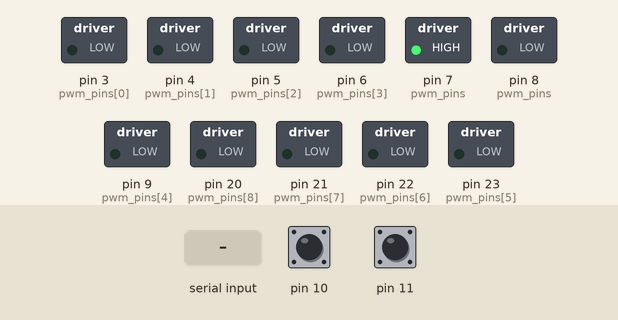
A sketch run on a simulated Arduino Mega 2560, built with avr-gcc and run on an emulated ATmega2560. On the bench: switched loads named in the sketch (green lamp = pin HIGH). The test bench sets the inputs (shaded band); at power-on: pin 10 HIGH, pin 11 HIGH. Pins used as bus, display or sensor lines are not drawn; what the sketch prints to the serial monitor is not drawn.

Above: at 1.2 s.
1.3 s: pin 10 pulled LOW for 0.15 s
4.4 s: pin 10 pulled LOW for 1 s
8.4 s: pin 11 pulled LOW for 0.15 s
11.5 s: byte 30 received over Serial
14.5 s: byte 90 received over Serial
17.5 s: pin 11 pulled LOW for 1 s
Timing chart, 0 to 20.5 s (numbered marks = the images above; inputs shaded):
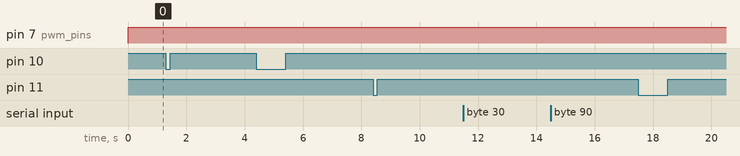

The sketch:

Engine_Control_PCB.ino
```cpp
/*
  A 10101010
  B 01010101
  Engine num - PWM,IN1,IN2
  Engine 1 - 3, QA6, QA7
  Engine 2 - 4, QA4, QA5
  Engine 3 - 5, QA2, QA3
  Engine 4 - 6, 7, 8
  Engine 5 - 9, QA1, QA0
  Engine 6 - 23, QB0, QB1
  Engine 7 - 22, QB3, QB2
  Engine 8 - 21, QB5, QB4
  Engine 9 - 20, QB7, QB6


  Engines 0  1  2  /3  4  5  /6 7  8
  Angle p 17 13 5  /25 33 21 /1 9  29
  order   9  21 33 /5  17 29 /1 13 25
*/

const int latchPin = 1; // (74HC595 pin 12)
const int clockPin = 2; // (74HC595 pin 11)
const int dataPin = 0; //  (74HC595 pin 14)

int step_size = 30, data[] = {0, 0, 0, 0, 0, 0, 0, 0, 0}, data2[9];
byte eng_select = 0, temp_read, pwm_pins[] = {3, 4, 5, 6, 9, 23, 22, 21, 20}, eng_order[9] = {4, 7, 3, 8, 2, 1, 6, 0, 5}; //{7, 5, 4, 2, 0, 8, 6, 1, 3};
bool dir[9], eng_dir[8], eng_spec_dir[9] = {0, 1, 0, 0, 1, 0, 0, 1, 1};

int j = 6;

void setup() {
  Serial.begin(9600);
  for (int i = 0; i < 9; i++) {
    pinMode(pwm_pins[i], OUTPUT);
    //analogWriteFrequency(pwm_pins[i], 18000);
  }
  //analogWriteResolution(12);
  pinMode(latchPin, OUTPUT);
  pinMode(dataPin, OUTPUT);
  pinMode(clockPin, OUTPUT);
  pinMode(7, OUTPUT);
  pinMode(8, OUTPUT);
  pinMode(10, INPUT_PULLUP);
  pinMode(11, INPUT_PULLUP);

}

void loop() {
  manual_control();
  //data[0] = -20;
  //data[6]=-250;
  engine_order_organize();
  Serial.println("-----------");
  for (int i = 0; i < 9; i++) {
    Serial.print(data[i]);
    Serial.print(",");
  }
  Serial.println("");
  for (int i = 0; i < 9; i++) {
    Serial.print(data2[i]);
    Serial.print(",");
  }
  Serial.println("");

  //motor_dir_shiftout(data);
  motor_dir_shiftout(data2);

  delay(20);

  /*
    //data[5]=-30;
    data[6]=-30;
    motor_dir_shiftout(data);
    delay(2000);

    data[5]=0;
    data[6]=0;
    //j++;
    motor_dir_shiftout(data);
    delay(3000);

  */
  /*
    for (int i = 0; i < 9; i++) {
    Serial.print(data[i]);
    Serial.print(",");
    }
    Serial.println("");
    delay(50);
  */
}

void engine_order_organize() {
  for (int i = 0; i < 9; i++) {
    data2[i] = data[eng_order[i]];
  }
}

void motor_dir_shiftout(int shift_data[]) {
  int i;

  //get directions
  for (i = 0; i < 9; i++)
    dir[i] = shift_data[i] >= 0;

  for (int i = 0; i < 9; i++) {
    Serial.print(dir[i]);
    Serial.print(",");
  }
  Serial.println("");

  //xor
  for (i = 0; i < 9; i++)
    dir[i] = !dir[i] != !eng_spec_dir[i];

  //organize by engine order
  eng_dir[0] = dir[4];
  for (i = 1; i < 4; i++)
    eng_dir[i] = dir[3 - i];

  for (i = 4; i < 8; i++)
    eng_dir[i] = dir[i + 1];


  digitalWrite(latchPin, 0);
  //clear everything out just in case to
  //prepare shift register for bit shifting
  digitalWrite(dataPin, 0);
  digitalWrite(clockPin, 0);
  for (i = 7; i >= 0; i--)  {
    send_bit(!eng_dir[i]);
    send_bit(eng_dir[i]);
  }
  //stop shifting

  digitalWrite(clockPin, 0);
  digitalWrite(8, !dir[3]);
  digitalWrite(7, dir[3]);
  digitalWrite(latchPin, 1);

  for (int i = 0; i < 9; i++)
    analogWrite(pwm_pins[i], abs(shift_data[i]));
}


void send_bit(bool val) {
  digitalWrite(clockPin, 0);
  digitalWrite(dataPin, val);
  //Serial.print(val);
  //register shifts bits on upstroke of clock pin
  digitalWrite(clockPin, 1);
  //zero the data pin after shift to prevent bleed through
  digitalWrite(dataPin, 0);
}

void manual_control() {
  if (Serial.available()) {
    temp_read = Serial.read() - 49;
    if ((temp_read > 0) && (temp_read < 10))
      eng_select = temp_read;
    Serial.println(eng_select);
  }
  if (!digitalRead(10))
    data[eng_select] = -step_size;
  else if (!digitalRead(11))
    data[eng_select] = step_size;
  else
    data[eng_select] = 0;
}
```

Measured:
- after the input at 1.3 s, every drawn part: stays the same
- after the input at 4.4 s, every drawn part: stays the same
- after the input at 8.4 s, every drawn part: stays the same
- after the input at 11.5 s, every drawn part: stays the same
- after the input at 14.5 s, every drawn part: stays the same
- after the input at 17.5 s, every drawn part: stays the same
